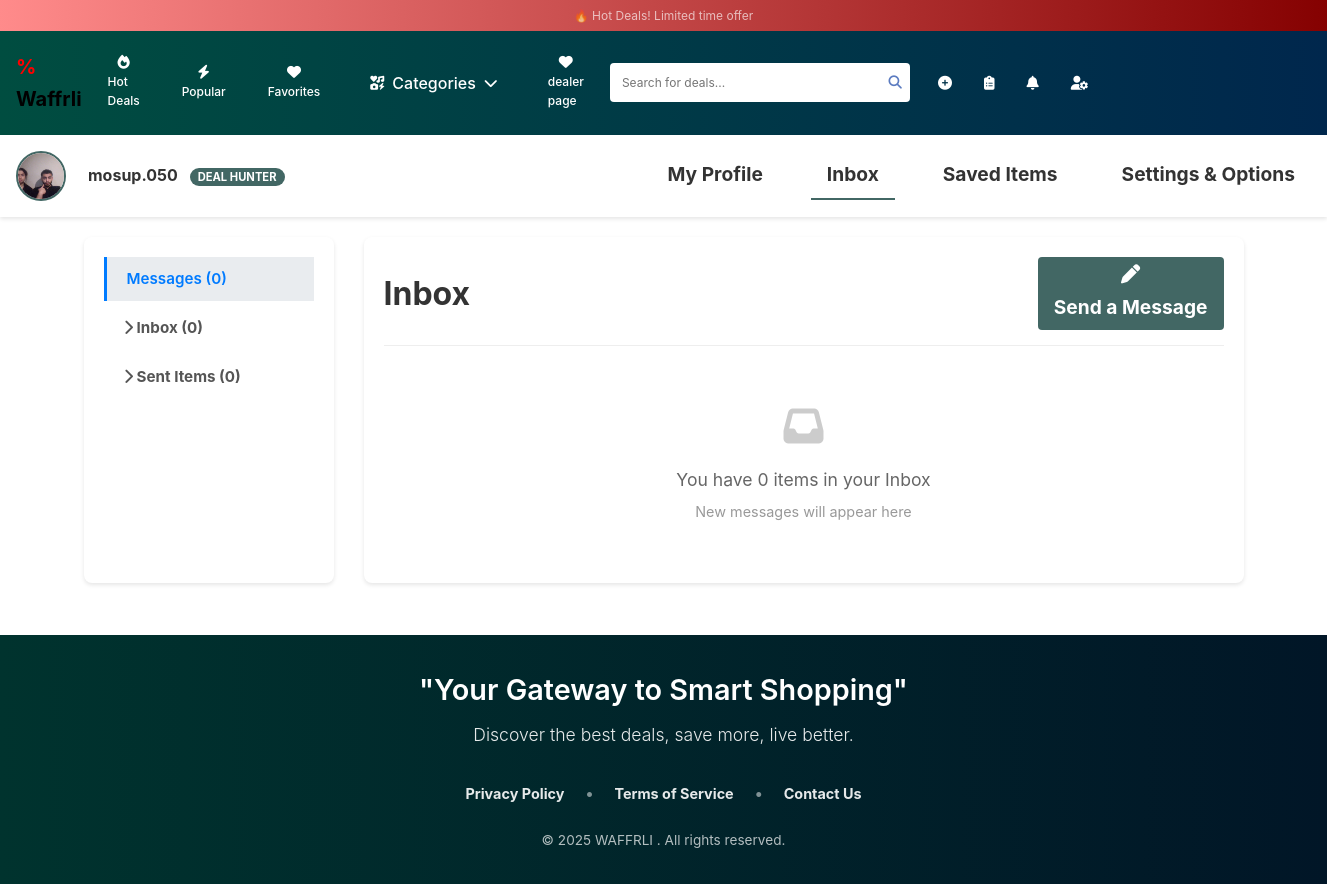
The page /inbox/ (signed in) on the database as committed earlier.
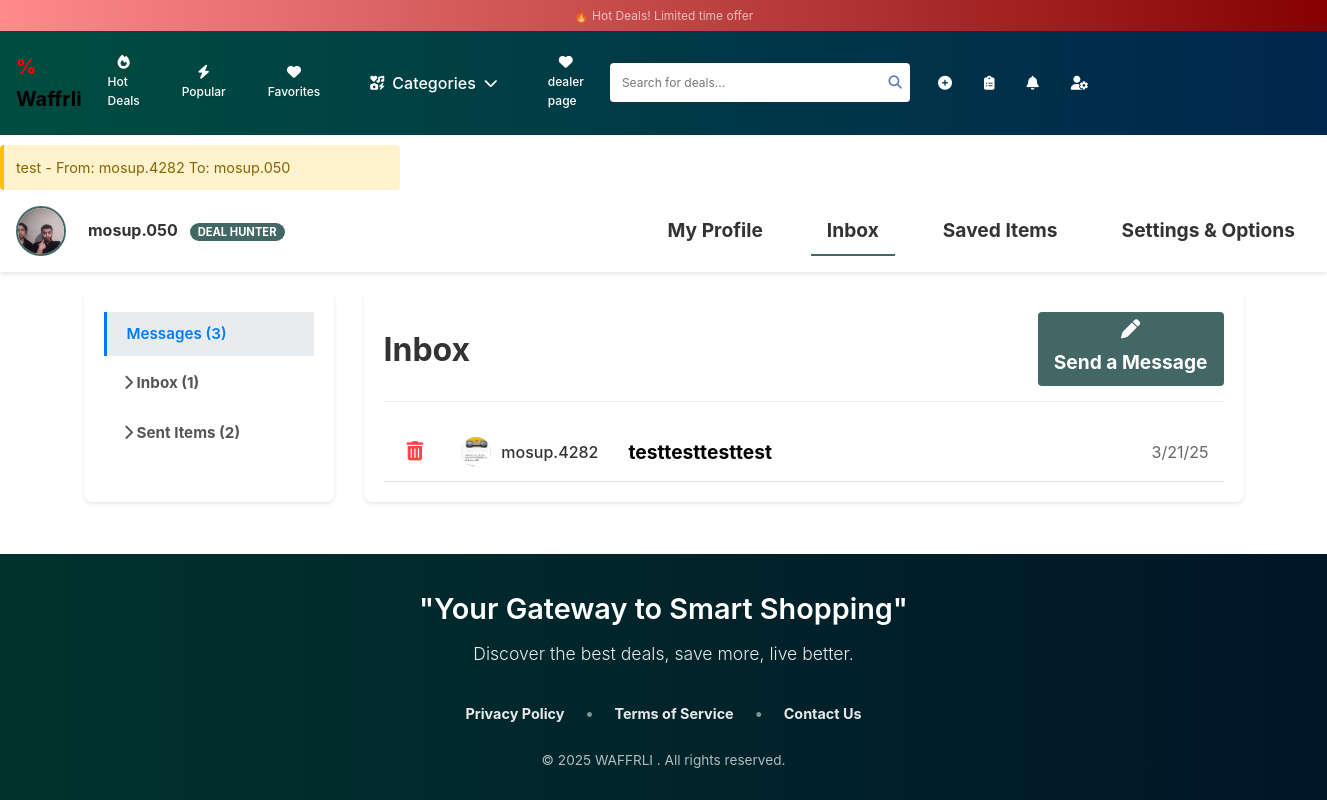
The same page on the database as committed later.
### waffrli/models.py (models this page shows, shortened)
class Message(models.Model):
    sender = models.ForeignKey(User, related_name='sent_messages', on_delete=models.CASCADE)
    recipient = models.ForeignKey(User, related_name='received_messages', on_delete=models.CASCADE)
    subject = models.CharField(max_length=255)
    content = models.TextField()
    date_sent = models.DateTimeField(auto_now_add=True)
    is_read = models.BooleanField(default=False)
    is_reply = models.BooleanField(default=False)
    parent_message = models.ForeignKey('self', on_delete=models.SET_NULL, null=True, blank=True, related_name='replies')
    def __str__(self):
        return f"{self.subject} - From: {self.sender} To: {self.recipient}"

class Customer(models.Model):
    user = models.OneToOneField(User, related_name='customer', on_delete=models.CASCADE, default=get_default_user)
    view_count = models.IntegerField(default=0)
    first_name = models.CharField(max_length=50)
    last_name = models.CharField(max_length=50)
    phone = models.CharField(max_length=10)
    email = models.EmailField(max_length=100)
    password = models.CharField(max_length=50)
    gender = models.CharField(max_length=1, choices=[
        ('M', 'Male'), ('F', 'Female'), ('O', 'Other'), ('N', 'Prefer not to say')
    ], default='N')
    address = models.CharField(max_length=100)
    City = models.CharField(max_length=100)
    date_modified = models.DateTimeField(auto_now=True)
    image = models.ImageField(upload_to='uploads/product', null=True, blank=True)
    likes=models.ManyToManyField(User, related_name="Customer_like",blank=True)
    saved_products = models.ManyToManyField('Product', related_name="saved_by_customers", blank=True)

### waffrli/views.py (the view)
# urls.py: path('inbox/',inbox, name='inbox'),
def inbox(request):
    inbox_messages = Message.objects.filter(recipient=request.user).order_by('-date_sent')
    context = {
        'user': request.user,
        'total_messages': Message.objects.filter(recipient=request.user).count() + Message.objects.filter(sender=request.user).count(),
        'inbox_count': Message.objects.filter(recipient=request.user).count(),
        'sent_count': Message.objects.filter(sender=request.user).count(),
        'messages': inbox_messages,
        'active_tab': 'inbox'
    }
    return render(request, 'inbox.html', context)

### waffrli/context_processors.py (called while the page is built)
def category_list(request):
    return {'categories': Category.objects.all()}  # Makes categories available in all templates

### waffrli/templates/inbox.html (shortened to what this page needs)
{% extends "base.html" %}
{% load static %}
{% block content %}
<link href="{% static 'css/settings.css' %}" rel="stylesheet" />
<nav class="navbar">
  <div class="nav-profile">
    {% if user.customer and user.customer.image %}
    <img
      src="{{ user.customer.image.url }}"
      alt="Profile-Picture"
      class="profile-pic"
    />
    {% else %}
    <img
      src="{% static 'images/default-profile.png' %}"
      alt="Profile-Picture"
      class="profile-pic"
    />
    {% endif %}
      <div class="profile-info">
          <h2 class="username">{{ user.username }} <span class="badge">DEAL HUNTER</span></h2>
      </div>
  </div>
  <ul>
      <li><a href="{% url 'user_profile' user.id %}">My Profile</a></li>
      <li class="active"><a href="{% url 'inbox' %}">Inbox</a></li>
      <li><a href="{% url 'saved_items' %}">Saved Items</a></li>
      <li><a href="{% url 'settings' %}">Settings & Options</a></li>
  </ul>
</nav>
<div class="SettingContainer">
  <div class="SettingSidebar">
    <ul class="nav-menu">
        <li class="active"><a href="{% url 'inbox' %}">Messages ({{ total_messages }})</a></li>
        <li><a href="{% url 'inbox' %}"><i class="fas fa-chevron-right"></i> Inbox ({{ inbox_count }})</a></li>
        <li><a href="{% url 'sent_items' %}"><i class="fas fa-chevron-right"></i> Sent Items ({{ sent_count }})</a></li>
    </ul>
  </div>
  <div class="inbox-container">
    <div class="inbox-header">
        <h1>Inbox</h1>
        <div class="action-buttons">
            <a href="{% url 'send_message' %}" class="action-btn compose-btn">
                <i class="fas fa-pen"></i>
                Send a Message
            </a>
        </div>
    </div>
    {% if messages %}
    <table class="sent-items-table">
      <tbody>
        {% for message in messages %}
          <tr>
              <td class="action-cell">
                  <button class="delete-btn" onclick="deleteMessage({{ message.id }})">
                      <i class="fas fa-trash-alt"></i>
                  </button>
              </td>
              <td class="sender-cell">
                  <div class="sender-info">
                      <div class="user-avatar">
                        {% if message.sender.customer and message.sender.customer.image %}
                        <img src="{{ message.sender.customer.image.url }}" alt="Avatar" class="user-avatar-img">
                        {% else %}
                        <div class="user-avatar-placeholder">{{ message.sender.username|first|upper }}</div>
                        {% endif %}
                      </div>
                      {{ message.sender.username }}
                  </div>
              </td>
              <td class="message-cell"><a href="{% url 'view_message' message.id %}">{{ message.content }}</a></td>
              <td class="time-cell">
                {% if message.date_sent.date == now.date %}
                    {{ message.date_sent|time:"g:i A" }}
                {% else %}
                    {{ message.date_sent|date:"n/j/y" }}
                {% endif %}
              </td>
          </tr>
        {% endfor %}
      </tbody>
    </table>
    {% else %}
      <div class="empty-state">
          <i class="fas fa-inbox"></i>
          <p>You have 0 items in your Inbox</p>
          <span class="empty-state-hint">New messages will appear here</span>
      </div>
    {% endif %}
  </div>
</div>
{% endblock %}

### waffrli/templates/base.html (shortened to what this page needs)
{% load static %}
<html lang="en">
  <head>
    <link rel="stylesheet" href="https://cdnjs.cloudflare.com/ajax/libs/font-awesome/6.0.0/css/all.min.css">
    <link href="{% static 'css/style.css' %}" rel="stylesheet" />
  </head>
  <body>
    {% include 'navbar.html'%}
 {% if messages %} {% for messge in messages%}
    <div class="alert alert-warning alert-dismissible fade show" role="alert">
      {{messge}}
      <button
        type="button"
        class="btn-close"
        data-bs-dismiss="alert"
        aria-label="Close"
      ></button>
    </div>
    {%endfor%} {%endif%}
    {% block content %} {% endblock %}
    <footer class="footer">
      <div class="footer-content">
          <div class="footer-quote">
              <p class="quote-text">"Your Gateway to Smart Shopping"</p>
              <p class="quote-subtext">Discover the best deals, save more, live better.</p>
          </div>
          <div class="footer-links">
              <a href="#">Privacy Policy</a>
              <span class="divider">•</span>
              <a href="#">Terms of Service</a>
              <span class="divider">•</span>
              <a href="#">Contact Us</a>
          </div>
          <div class="footer-copyright">
              <p>&copy; 2025 WAFFRLI . All rights reserved.</p>
          </div>
      </div>
  </footer>
  </body>
</html>

Rows that differ between the two databases and show on the page:
added Message: subject+sender+recipient "test - From: mosup.4282 To: mosup.050", sender.customer.image (picture), sender.username "mosup.4282", content "testtesttesttest", date_sent "3/21/25"
Other text that changed with them:
{{ total_messages }}: "0" → "3"
{{ inbox_count }}: "0" → "1"
{{ sent_count }}: "0" → "2"
text no longer shown: "You have 0 items in your Inbox New messages will appear here"
